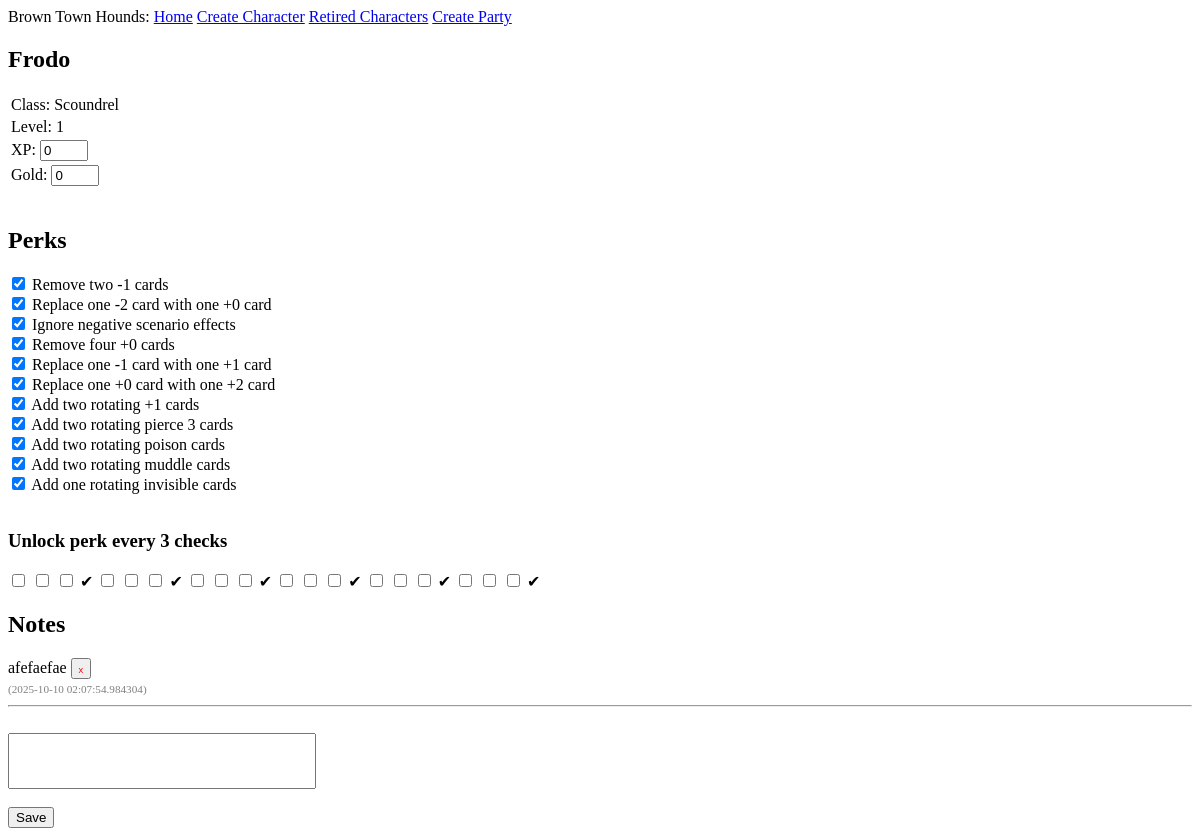
The page /character/Frodo on the database as committed earlier.
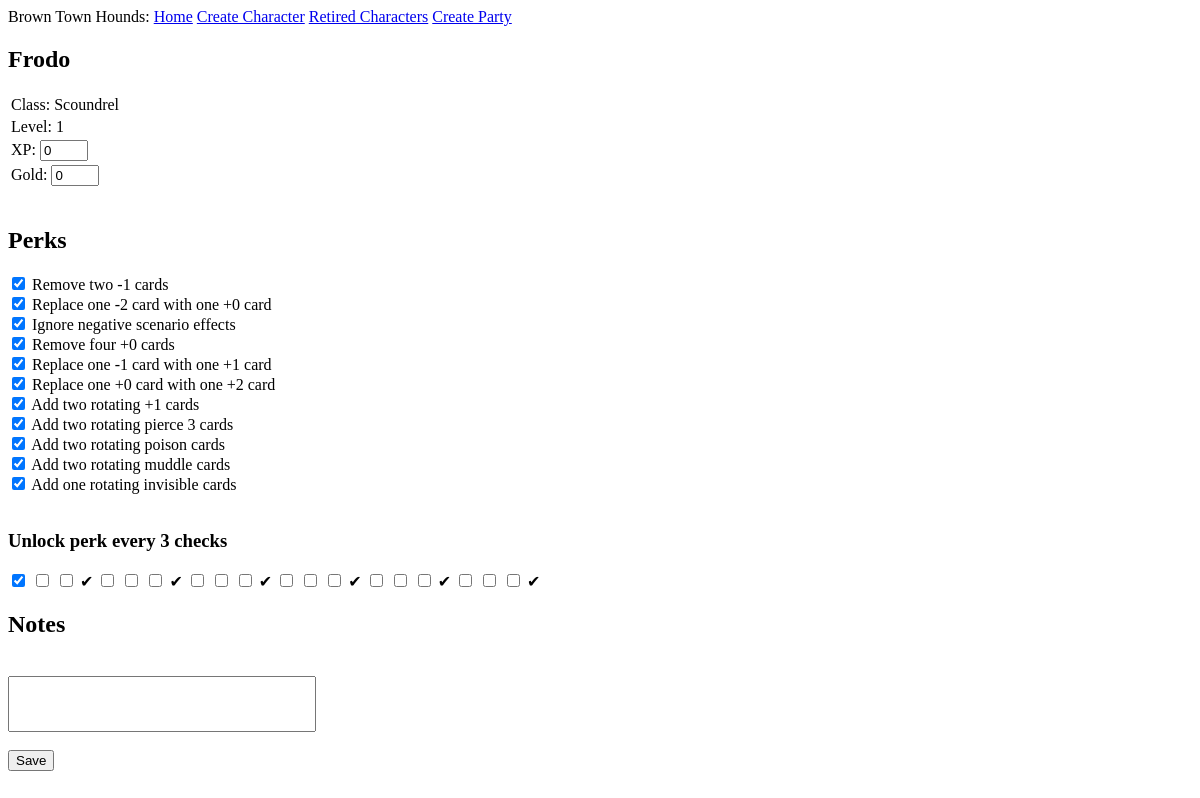
The same page on the database as committed later.
### app/models.py (models this page shows, shortened)
class Perk(db.Model):
    id: so.Mapped[int] = so.mapped_column(primary_key=True)
    name: so.Mapped[str] = so.mapped_column(sa.String(64), index=True,
                                                unique=True)
    class_perks: so.Mapped[list["Class_Perk"]] = so.relationship(back_populates="perk")
    char_perk: so.Mapped[list["Character_Perk"]] = so.relationship(back_populates="perk")

class Notes(db.Model):
    id: so.Mapped[int] = so.mapped_column(primary_key=True)
    character_id: so.Mapped[int] = so.mapped_column(sa.ForeignKey(Character.id),
                                               index=True)
    text: so.Mapped[str] = so.mapped_column(sa.String(256))
    timestamp: so.Mapped[datetime] = so.mapped_column(
        index=True, default=lambda: datetime.now(timezone.utc))
    character: so.Mapped["Character"] = so.relationship(back_populates='notes')

### app/routes.py (the view, shortened to what this page needs)
@app.route('/character/<character>', methods=['GET', 'POST'])
def character(character):
    char = db.first_or_404(sa.select(Character).where(Character.name == character)) #if the character exists, store the information in the char var, otherwise present 404
    class_perks = db.session.scalars(sa.select(Class_Perk).where(Class_Perk.class_id == char.class_name.id).order_by(Class_Perk.perk_id)).all() #store all class perks for this character
    class_perks_detail = [(perk.perk.name, perk.times_unlockable) for perk in class_perks] #get all perks for character class, then add the names to a list
    char_unlocked_perks = [(cp.perk.name, cp.times_unlocked) for cp in char.char_perk] #adds all unlocked perks (found in char_perk table) to a set
    SetCharacterLevel(char.xp,char)
    char_notes = db.session.scalars(char.notes.select()).all()
    perks_form = wrapper_func(class_perks_detail,active_perk_checker(class_perks_detail,char_unlocked_perks)) #send in the class perks to the wrapper function, which will create a checkbox for each. Also send in active perks, and the number of times they've been unlocked
    charStats = CharacterDetailsForm(request.form, obj=char)
    perkForm = perks_form(request.form if request.method == 'POST' else None) #assigning the perks_form to form
    perkCheckboxes = CreatePerkCheckboxes(char)
    return render_template('character.html', char=char, form=perkForm, charStats=charStats, char_notes=char_notes, perkCheckboxes=perkCheckboxes)

### app/forms.py
class CharacterDetailsForm(FlaskForm):
    xp = IntegerField('XP: ')
    gold = IntegerField('Gold: ')
    char_notes = StringField('')

    class PerkForm(Form):
        pass #forming a class that doesn't yet have any data in it. we will dynamically assign it

### app/forms.py (called while the page is built)
def wrapper_func(perk_list,checked): #pass in the perk list
    class PerkForm(Form):
        pass #forming a class that doesn't yet have any data in it. we will dynamically assign it
    for perk in perk_list:
        setattr(PerkForm, str(perk[0]), BooleanField(label=perk[0],default=checked[perk[0]]['checked'])) #setting the booleanfield in the Perk_list class
        if perk[1] > 1:
            new_perk_name = str(perk[0]) + "_2"
            checked_, disabled = ('checked', 'enabled') if checked[perk[0]]['times_unlocked'] > 1 else (None, 'disabled')
            setattr(PerkForm, new_perk_name, BooleanField(label=perk[0],default=checked_))
    return PerkForm #send back the dynamically created perk list

### app/templates/character.html (shortened to what this page needs)
{% extends "base.html" %}
{% block content %}
<form action="" method="post">
<h2>{{ char.name }}</h2>
<table>
    <tr><td>Class: {{ char.class_name.name }}
    <tr><td>Level: {{ char.level }}
    <tr><td>{{ charStats.xp.label }} {{ charStats.xp(style="width: 40px;") }}
    <tr><td>{{ charStats.gold.label }} {{ charStats.gold(style="width: 40px;") }}
</table>
<br>
<h2>Perks</h2>
{% set ns = namespace(skipnext=false) %}
{% set form_fields = form|list %}
{% for perk in form %}
    {% set current_index = loop.index0 %}
    {% set next_perk =  form_fields[current_index + 1] if current_index + 1 < form_fields|length else None %}
    {% if not ns.skipnext %}
        {% if next_perk and '_2' in next_perk.name %}
            <div> {{ perk }} {{ next_perk }} {{ perk.label }}
            {% set ns.skipnext = True %}
        {% else %}
            <div> {{ perk }} {{ perk.label }}
        {% endif %}
    {% else %}
        {% set ns.skipnext = False %}
    {% endif %}
{% endfor %}
<br><br>
<h3>Unlock perk every 3 checks</h3>
{% for checkbox in perkCheckboxes.perk_points %}
    {{ checkbox() }}
    {% if loop.index % 3 == 0 %} ✔{% endif %}
{% endfor %}<br>
<h2>Notes</h2>
{% for notes in char_notes %}
{{ notes.text }} <button type="submit" name="delete_note_id" value="{{ notes.id }}"><span style="font-size: 0.7em; color: red; border: none;">x</span></button>
<br>
<span style="font-size: 0.7em; color: gray;">({{ notes.timestamp }})</span><br><hr>
{% endfor %}
<br>{{ charStats.char_notes(style="width: 300px; height: 50px;") }}
<br><br>
<div></div><button type="submit">Save</button>
</form>
{% endblock %}

Rows that differ between the two databases and show on the page:
removed Notes: text "afefaefae", {{ notes.id }} 5 (drawn), timestamp "2025-10-10 02:07:54.984304"
Other text that changed with them:
form field checkbox: "☐" → "☑"
